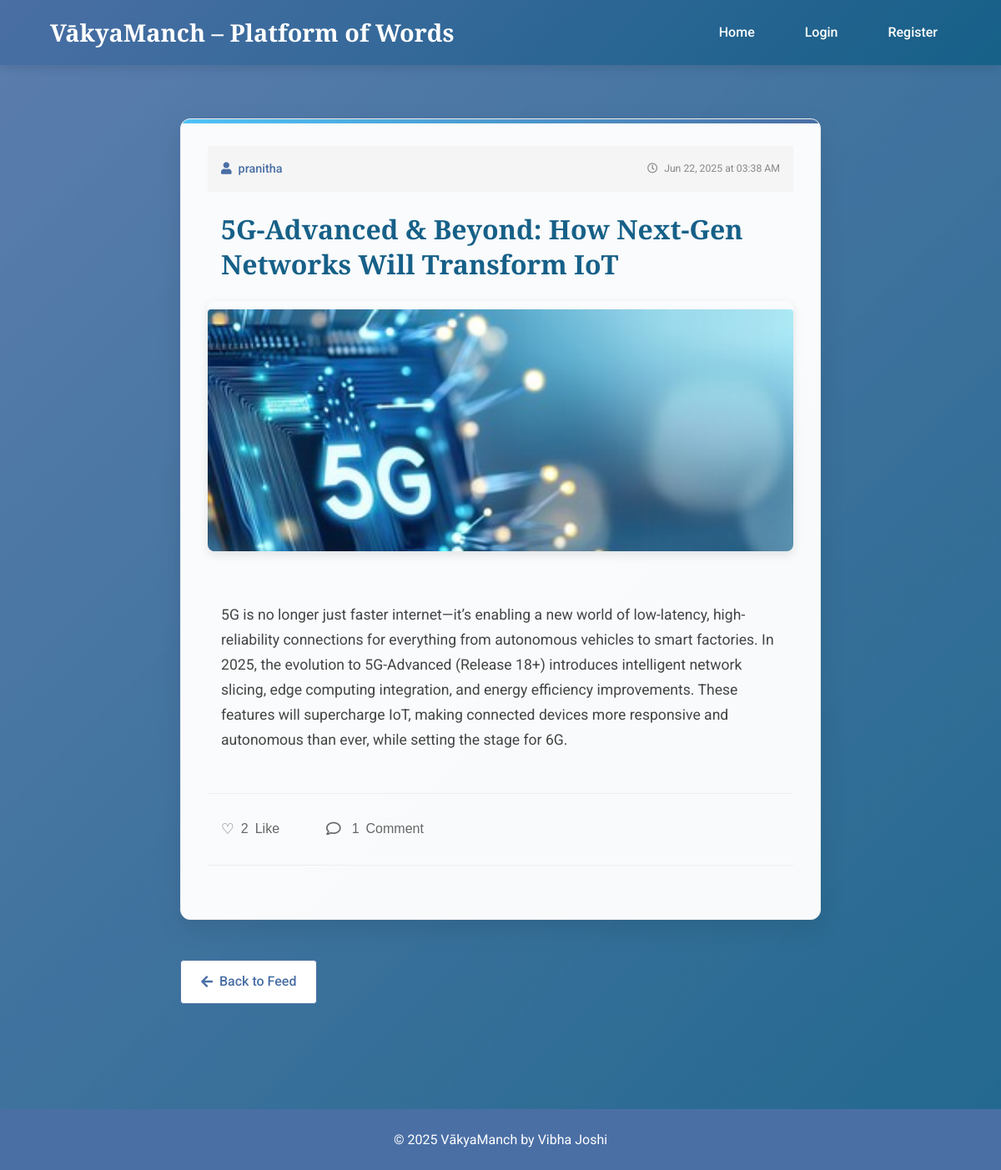
Screenshot of /post/3 with the database file from the repository.
### tables this page shows
CREATE TABLE users (
            id INTEGER PRIMARY KEY AUTOINCREMENT,
            username TEXT UNIQUE NOT NULL,
            email TEXT UNIQUE NOT NULL,
            password TEXT NOT NULL
        );

CREATE TABLE posts (
            id INTEGER PRIMARY KEY AUTOINCREMENT,
            title TEXT NOT NULL,
            content TEXT NOT NULL,
            user_id INTEGER NOT NULL,
            created_at TIMESTAMP DEFAULT CURRENT_TIMESTAMP, image TEXT,
            FOREIGN KEY (user_id) REFERENCES users (id)
        );

### app.py (the view)
@app.route('/post/<int:post_id>')
def view_post(post_id):
    try:
        conn = get_db()
        cursor = conn.cursor()
        cursor.execute('''
            SELECT posts.*, users.username
            FROM posts
            JOIN users ON posts.user_id = users.id
            WHERE posts.id = ?
        ''', (post_id,))
        post = cursor.fetchone()
        if not post:
            flash('Post not found', 'error')
            return redirect(url_for('feed'))
        cursor.execute('''
            SELECT comments.*, users.username
            FROM comments
            JOIN users ON comments.user_id = users.id
            WHERE post_id = ?
            ORDER BY comments.created_at DESC
        ''', (post_id,))
        comments = cursor.fetchall()
        cursor.execute('SELECT COUNT(*) as like_count FROM likes WHERE post_id = ?', (post_id,))
        like_count = cursor.fetchone()['like_count']
        user_liked = False
        if 'user_id' in session:
            cursor.execute('SELECT id FROM likes WHERE user_id = ? AND post_id = ?',
                         (session['user_id'], post_id))
            user_liked = cursor.fetchone() is not None
        return render_template('view_post.html',
                             post=dict(post),
                             comments=[dict(c) for c in comments],
                             like_count=like_count,
                             user_liked=user_liked,
                             current_user_id=session.get('user_id'))
    except Exception as e:
        flash(f'Error loading post: {str(e)}', 'error')
        return redirect(url_for('feed'))
    finally:
        if conn:
            conn.close()

### app.py (called while the page is built)
def get_db():
    conn = sqlite3.connect('database.db')
    conn.row_factory = sqlite3.Row
    return conn

@app.template_filter('format_date')
def format_date(value):
    if isinstance(value, str):
        value = datetime.strptime(value, '%Y-%m-%d %H:%M:%S')
    return value.strftime('%b %d, %Y at %I:%M %p')

### templates/view_post.html (shortened to what this page needs)
{% extends "base.html" %}
{% block content %}
<div class="post-bg" id="postBackground"></div>
<div class="post-view-container">
    <div class="post-card">
        <div class="post-header">
            <div class="post-author">
                <i class="fas fa-user"></i> {{ post.username }}
            </div>
            <div class="post-date">
                <i class="far fa-clock"></i> {{ post.created_at|format_date }}
            </div>
        </div>
        <h2 class="post-title">{{ post.title }}</h2>
        {% if post.image %}
        <div class="post-image-container">
            <img src="{{ url_for('static', filename='uploads/' + post.image) }}"
                 alt="{{ post.title }}" class="post-image"
                 onerror="this.onerror=null;this.style.display='none'">
        </div>
        {% endif %}
        <div class="post-content">
            {{ post.content }}
        </div>
        <div class="post-interactions">
            {% if post.user_id != current_user_id %}
            <button class="interaction-button like-button {% if user_liked %}liked{% endif %}"
                    data-post-id="{{ post.id }}">
                <span class="like-icon">{% if user_liked %}❤️{% else %}♡{% endif %}</span>
                <span class="like-count">{{ like_count }}</span>
                <span class="interaction-label">Like</span>
            </button>
            <button class="interaction-button comment-toggle" data-post-id="{{ post.id }}">
                <span class="comment-icon"><i class="far fa-comment"></i></span>
                <span class="comment-count">{{ comments|length }}</span>
                <span class="interaction-label">Comment</span>
            </button>
            {% endif %}
        </div>
    </div>
    <a href="{{ url_for('feed') }}" class="button back-button">
        <i class="fas fa-arrow-left"></i> Back to Feed
    </a>
</div>
{% endblock %}

### rows the page displays
users: username "pranitha"
posts: created_at "Jun 22, 2025 at 03:38 AM", title "5G‑Advanced & Beyond: How Next‑Gen Networks Will Transform IoT", image (picture), content "5G is no longer just faster internet—it’s enabling a new world of low-latency, high-reliability connections for everything from autonomous vehicles to smart factories. In 2025, the evolution to 5G-Advanced (Release 18+) introduces intelligent network slicing, edge computing integration, and energy efficiency improvements. These features will supercharge IoT, making connected devices more responsive and autonomous than ever, while setting the stage for 6G."

### other values shown
{{ like_count }} "2"
{{ comments|length }} "1"
